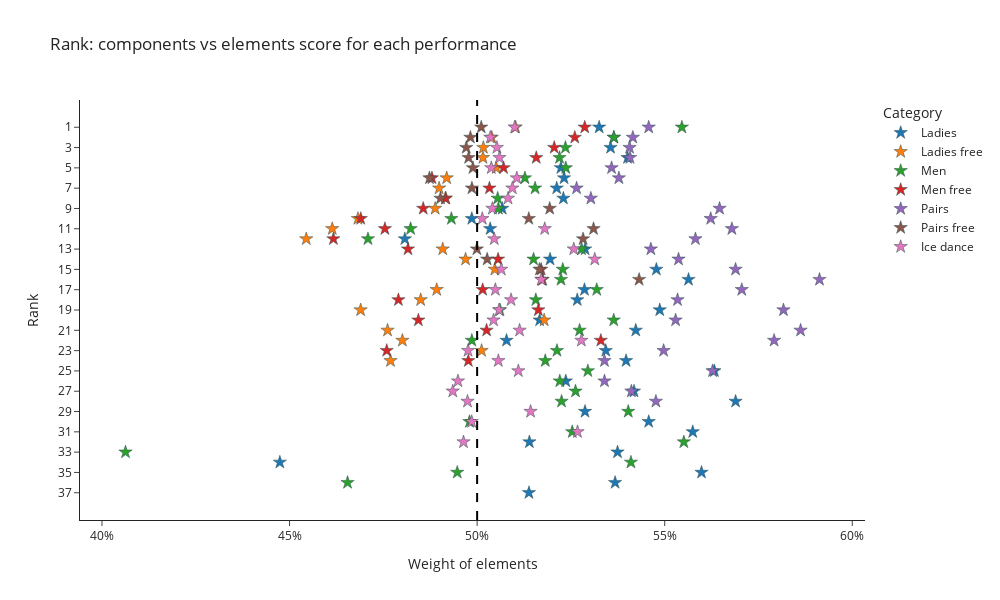

Here is the notebook cell this chart was saved with:
### Markdown cell above
* inverso asse rank
* usare nuova metrica -> alto, medio alto, medio, medio-basso, basso
* provare anche il grafico delle barre
* sommare classifica short + long program

### Code cell
bubble_medie3 = px.scatter(
    medie, x="weight_elem", y="rank",
    color="category", #size="rank_inv", 
    title='Rank: components vs elements score for each performance',
    log_x=False,
    labels={
        "category": "Category",  
        "rank": "Rank", 
        "program": "Program",
        "weight_elem": "Weight of elements"
    },
    #hover_data={ "rank":True, "program":True, "rank_inv":False, "total_segment_score":True},
    category_orders={ # replaces default order by column name
        "category": ['Ladies','Ladies free','Men','Men free','Pairs','Pairs free','Ice dance']
    },
    template="simple_white",
    width=1000,
    height=600
)
bubble_medie3.update_traces(
    marker=dict(symbol="star", line=dict(width=0.5, color='DarkSlateGrey'), size=10),
    selector=dict(mode="markers"),
    
)
bubble_medie3['layout']['yaxis']['autorange'] = "reversed"
# bubble_medie3.update_yaxes(range = [1,37])
# Show minimum and maximum values on axis y:
bubble_medie3.update_yaxes(range = [1,37], tickmode = 'array', tickvals = np.arange(1,38,2))
bubble_medie3.layout.xaxis.tickformat = '0%'
# #Aggiungo y = x
bubble_medie3.add_vline(x=0.5, line_width=2, line_dash="dash", line_color="black", opacity=1, name="equilibrium")
# x = [0,10,20,30,40,50,60,70,80,90,100,110,120]
# bubble_data2.add_scatter(x=x, y=x, mode="lines", line_color="black", line_width=2, opacity=1, line_dash="dot", name="equilibrium")
bubble_medie3.show()

### Figure 1 — Plotly figure (JSON) as saved in the notebook; plotly's stock layout.template omitted (floating-point values rounded to 4 significant figures)
{"data": [{"hovertemplate": "Category=Ladies<br>Weight of elements=%{x}<br>Rank=%{y}<extra></extra>", "legendgroup": "Ladies", "marker": {"color": "#1F77B4", "line": {"color": "DarkSlateGrey", "width": 0.5}, "size": 10, "symbol": "star"}, "mode": "markers", "name": "Ladies", "orientation": "v", "showlegend": true, "type": "scatter", "x": [0.5325, 0.5364, 0.5356, 0.5401, 0.5223, 0.5232, 0.5212, 0.523, 0.5067, 0.4986, 0.5035, 0.4807, 0.5288, 0.5194, 0.5478, 0.5563, 0.5286, 0.5267, 0.5487, 0.5167, 0.5423, 0.5078, 0.5343, 0.5397, 0.5632, 0.5236, 0.5418, 0.5689, 0.5288, 0.5457, 0.5575, 0.5139, 0.5374, 0.4474, 0.5598, 0.5368, 0.5138], "xaxis": "x", "y": [1, 2, 3, 4, 5, 6, 7, 8, 9, 10, 11, 12, 13, 14, 15, 16, 17, 18, 19, 20, 21, 22, 23, 24, 25, 26, 27, 28, 29, 30, 31, 32, 33, 34, 35, 36, 37], "yaxis": "y"}, {"hovertemplate": "Category=Ladies free<br>Weight of elements=%{x}<br>Rank=%{y}<extra></extra>", "legendgroup": "Ladies free", "marker": {"color": "#FF7F0E", "line": {"color": "DarkSlateGrey", "width": 0.5}, "size": 10, "symbol": "star"}, "mode": "markers", "name": "Ladies free", "orientation": "v", "showlegend": true, "type": "scatter", "x": [0.5102, 0.5039, 0.5017, 0.5016, 0.5051, 0.4919, 0.4899, 0.4917, 0.4888, 0.4682, 0.4614, 0.4545, 0.4908, 0.4969, 0.5047, 0.5175, 0.4892, 0.485, 0.4689, 0.5179, 0.4761, 0.4801, 0.5012, 0.4769], "xaxis": "x", "y": [1, 2, 3, 4, 5, 6, 7, 8, 9, 10, 11, 12, 13, 14, 15, 16, 17, 18, 19, 20, 21, 22, 23, 24], "yaxis": "y"}, {"hovertemplate": "Category=Men<br>Weight of elements=%{x}<br>Rank=%{y}<extra></extra>", "legendgroup": "Men", "marker": {"color": "#2CA02C", "line": {"color": "DarkSlateGrey", "width": 0.5}, "size": 10, "symbol": "star"}, "mode": "markers", "name": "Men", "orientation": "v", "showlegend": true, "type": "scatter", "x": [0.5546, 0.5365, 0.5235, 0.522, 0.5236, 0.5127, 0.5155, 0.5055, 0.5057, 0.4931, 0.4823, 0.4709, 0.5278, 0.515, 0.5228, 0.5224, 0.5319, 0.5156, 0.5061, 0.5364, 0.5273, 0.4986, 0.5213, 0.5182, 0.5295, 0.522, 0.5262, 0.5225, 0.5403, 0.498, 0.5254, 0.5551, 0.4063, 0.541, 0.4947, 0.4655], "xaxis": "x", "y": [1, 2, 3, 4, 5, 6, 7, 8, 9, 10, 11, 12, 13, 14, 15, 16, 17, 18, 19, 20, 21, 22, 23, 24, 25, 26, 27, 28, 29, 30, 31, 32, 33, 34, 35, 36], "yaxis": "y"}, {"hovertemplate": "Category=Men free<br>Weight of elements=%{x}<br>Rank=%{y}<extra></extra>", "legendgroup": "Men free", "marker": {"color": "#D62728", "line": {"color": "DarkSlateGrey", "width": 0.5}, "size": 10, "symbol": "star"}, "mode": "markers", "name": "Men free", "orientation": "v", "showlegend": true, "type": "scatter", "x": [0.5287, 0.526, 0.5206, 0.5158, 0.5071, 0.488, 0.5033, 0.4915, 0.4856, 0.469, 0.4754, 0.4617, 0.4816, 0.5056, 0.5171, 0.5173, 0.5015, 0.479, 0.5163, 0.4843, 0.5025, 0.533, 0.4759, 0.4977], "xaxis": "x", "y": [1, 2, 3, 4, 5, 6, 7, 8, 9, 10, 11, 12, 13, 14, 15, 16, 17, 18, 19, 20, 21, 22, 23, 24], "yaxis": "y"}, {"hovertemplate": "Category=Pairs<br>Weight of elements=%{x}<br>Rank=%{y}<extra></extra>", "legendgroup": "Pairs", "marker": {"color": "#9467BD", "line": {"color": "DarkSlateGrey", "width": 0.5}, "size": 10, "symbol": "star"}, "mode": "markers", "name": "Pairs", "orientation": "v", "showlegend": true, "type": "scatter", "x": [0.5457, 0.5415, 0.5406, 0.5408, 0.5358, 0.5378, 0.5265, 0.5303, 0.5646, 0.5623, 0.5679, 0.5582, 0.5463, 0.5537, 0.5689, 0.5913, 0.5705, 0.5534, 0.5817, 0.5529, 0.5862, 0.5792, 0.5497, 0.5339, 0.5628, 0.5339, 0.5411, 0.5477], "xaxis": "x", "y": [1, 2, 3, 4, 5, 6, 7, 8, 9, 10, 11, 12, 13, 14, 15, 16, 17, 18, 19, 20, 21, 22, 23, 24, 25, 26, 27, 28], "yaxis": "y"}, {"hovertemplate": "Category=Pairs free<br>Weight of elements=%{x}<br>Rank=%{y}<extra></extra>", "legendgroup": "Pairs free", "marker": {"color": "#8C564B", "line": {"color": "DarkSlateGrey", "width": 0.5}, "size": 10, "symbol": "star"}, "mode": "markers", "name": "Pairs free", "orientation": "v", "showlegend": true, "type": "scatter", "x": [0.5011, 0.4982, 0.4971, 0.4977, 0.4989, 0.4873, 0.4986, 0.4902, 0.5193, 0.5138, 0.531, 0.5282, 0.4999, 0.5027, 0.5166, 0.5432], "xaxis": "x", "y": [1, 2, 3, 4, 5, 6, 7, 8, 9, 10, 11, 12, 13, 14, 15, 16], "yaxis": "y"}, {"hovertemplate": "Category=Ice dance<br>Weight of elements=%{x}<br>Rank=%{y}<extra></extra>", "legendgroup": "Ice dance", "marker": {"color": "#E377C2", "line": {"color": "DarkSlateGrey", "width": 0.5}, "size": 10, "symbol": "star"}, "mode": "markers", "name": "Ice dance", "orientation": "v", "showlegend": true, "type": "scatter", "x": [0.51, 0.5035, 0.5053, 0.5059, 0.5038, 0.5106, 0.5094, 0.5082, 0.5041, 0.5014, 0.518, 0.5046, 0.5258, 0.5314, 0.5064, 0.5171, 0.5049, 0.509, 0.5059, 0.5044, 0.5113, 0.5278, 0.4976, 0.5057, 0.511, 0.4949, 0.4935, 0.4974, 0.5143, 0.4985, 0.5268, 0.4964], "xaxis": "x", "y": [1, 2, 3, 4, 5, 6, 7, 8, 9, 10, 11, 12, 13, 14, 15, 16, 17, 18, 19, 20, 21, 22, 23, 24, 25, 26, 27, 28, 29, 30, 31, 32], "yaxis": "y"}], "layout": {"height": 600, "legend": {"title": {"text": "Category"}, "tracegroupgap": 0}, "shapes": [{"line": {"color": "black", "dash": "dash", "width": 2}, "name": "equilibrium", "opacity": 1, "type": "line", "x0": 0.5, "x1": 0.5, "xref": "x", "y0": 0, "y1": 1, "yref": "y domain"}], "title": {"text": "Rank: components vs elements score for each performance"}, "width": 1000, "xaxis": {"anchor": "y", "domain": [0, 1], "tickformat": "0%", "title": {"text": "Weight of elements"}}, "yaxis": {"anchor": "x", "autorange": "reversed", "domain": [0, 1], "range": [1, 37], "tickmode": "array", "tickvals": [1, 3, 5, 7, 9, 11, 13, 15, 17, 19, 21, 23, 25, 27, 29, 31, 33, 35, 37], "title": {"text": "Rank"}}}}
